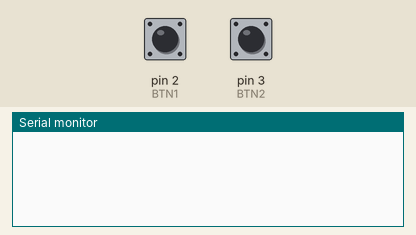
This sketch was run on a simulated Arduino Uno, built with avr-gcc and run on an emulated ATmega328P. Shown: the last lines printed to the serial monitor. Inputs (shaded band) come from the test bench; at power-on: pin 2 (BTN1) HIGH, pin 3 (BTN2) HIGH.

Above: at 1.2 s.
1.3 s: pin 2 (BTN1) pulled LOW for 0.15 s
At 2.6 s:
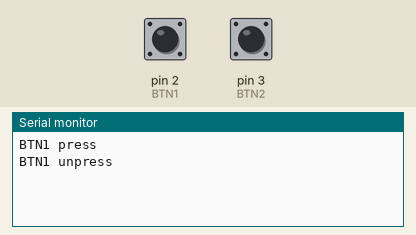
2.9 s: pin 3 (BTN2) pulled LOW for 0.15 s
At 3.03 s:
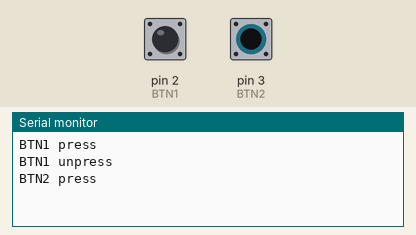

The sketch:

Button.ino
```cpp
#define BTN1 2
#define BTN2 3
bool BTN1_Bool = true;
bool BTN2_Bool = true;

void setup() {
  Serial.begin(115200);
  pinMode(BTN1, INPUT);
  pinMode(BTN2, INPUT);
}

void loop() {
  if (digitalRead(BTN1) == 0 && BTN1_Bool == true) {
    Serial.println("BTN1 press");
    BTN1_Bool = false;
  } else if (digitalRead(BTN1) == 1 && BTN1_Bool == false) {
    Serial.println("BTN1 unpress");
    BTN1_Bool = true;
  }

  if (digitalRead(BTN2) == 0 && BTN2_Bool == true) {
    Serial.println("BTN2 press");
    BTN2_Bool = false;
  } else if (digitalRead(BTN2) == 1 && BTN2_Bool == false) {
    Serial.println("BTN2 unpress");
    BTN2_Bool = true;
  }
}
```

Measured:
- after the input at 1.3 s, the serial monitor: prints a new line at once (image 1)
- after the input at 2.9 s, the serial monitor: prints a new line at once (image 2)
